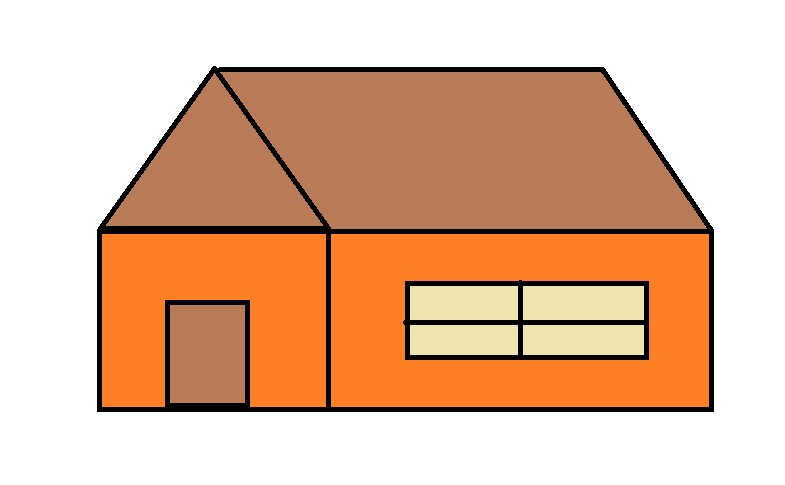
#> input picture Hut.jpg, 785 x 485 px
$ python alone.py
#> lines starting #> are read from the running program, lines starting #| are printed output that depends on the picture
from PIL import Image, ImageChops
import matplotlib.pyplot as plt
def compare_images(image1_path, image2_path):
#> called with image1_path = 'Hut.jpg', image2_path = 'newH.jpg'
    img1 = Image.open(image1_path)
#> img1 is the input picture: PIL image 785x485 RGB; mean R, G, B 225.2, 185.6, 158.6
    img2 = Image.open(image2_path)
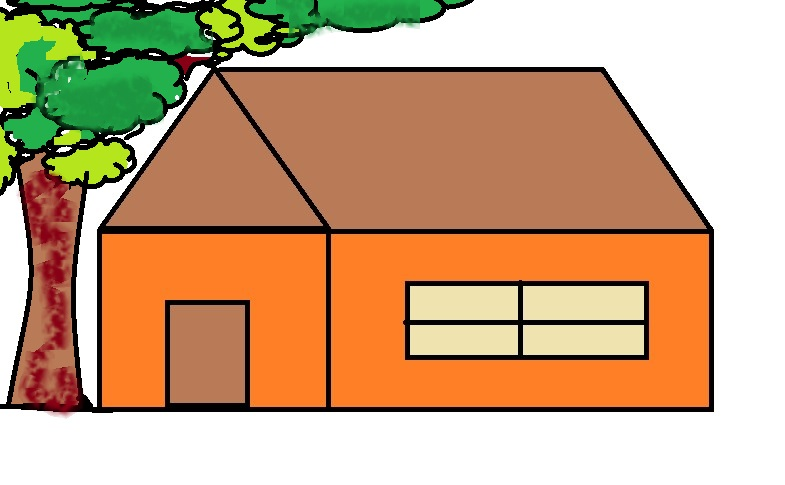
#> input picture newH.jpg, 785 x 485 px
#> img2 is the input picture: PIL image 785x485 RGB; mean R, G, B 199.5, 165, 128.8

    # find the difference
    diff = ImageChops.difference(img1, img2)
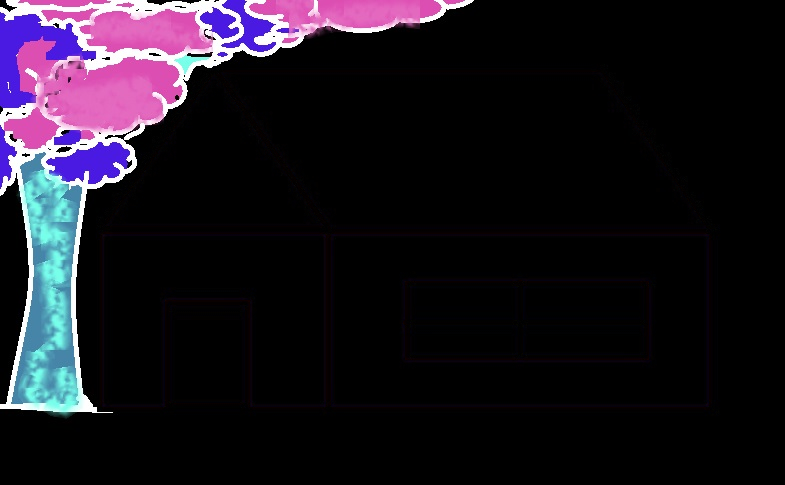
#> diff: PIL image 785x485 RGB; mean R, G, B 26.1, 20.8, 30.6

    fig, axes = plt.subplots(1, 3, figsize=(15, 5))
    axes[0].imshow(img1)
    axes[0].set_title('Image 1')
    axes[0].axis('off')

    axes[1].imshow(img2)
    axes[1].set_title('Image 2')
    axes[1].axis('off')

    axes[2].imshow(diff)
    axes[2].set_title('Difference')
    axes[2].axis('off')

    plt.show()
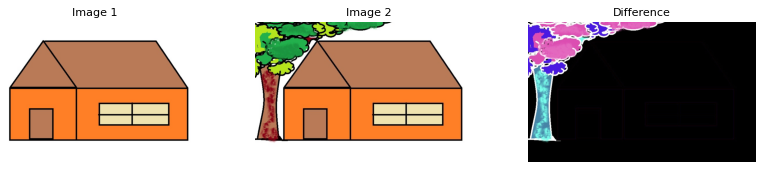
#> figure drawn by matplotlib, 3 panels

    if diff.getbbox() is None:
        print("Images are identical.")
        return True
    else:
        print("Images are different.")
        return False


image1_path = 'Hut.jpg'
image2_path = 'newH.jpg'
result = compare_images(image1_path, image2_path)
